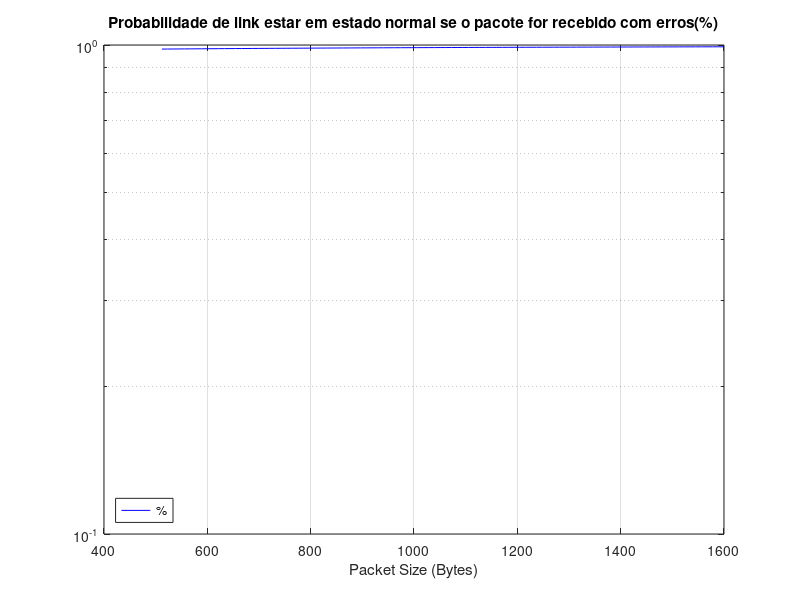
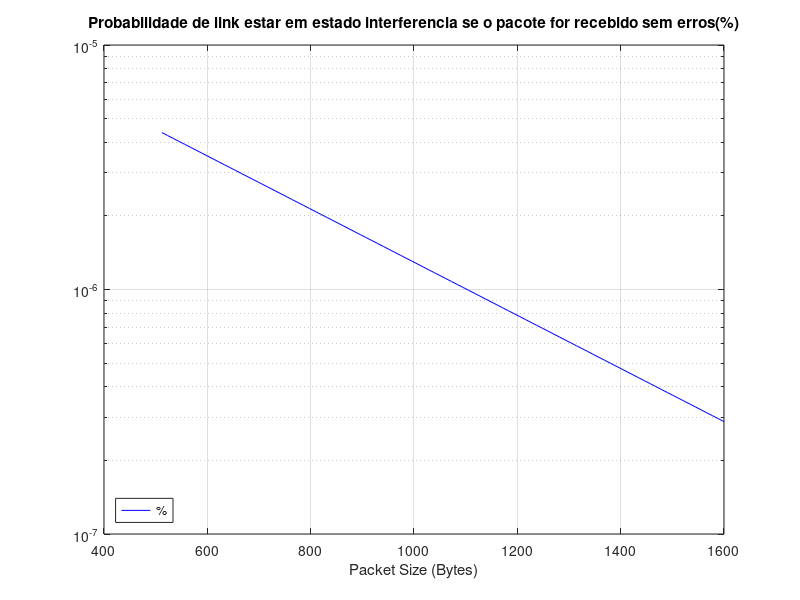

Recreate these plots in MATLAB, in order.
%Task4

%4a
%π0 = 1/(1 + ∑(λ0/υ0))
%πn = π0/(1 + ∑(λ0/υ0))
% Interference >=10^-3 
% Normal < 10^-3

transitions = [8/600,5/200,2/50,1/5];

% calculo da probabilidade limite de processos de nascimento e morte

 tmp = transitions(1);
for i = 2:4
    sum = transitions(i);
    for j = 1:(i-1)
        sum = sum * transitions(j);
    end
    tmp = tmp + sum;
end

res_1 = 1/(1+ tmp);
res_2 = res_1*transitions(1);
res_3 = res_2*transitions(2);
res_4 = res_3*transitions(3);
res_5 = res_4*transitions(4);

X = [res_1 res_2 res_3 res_4 res_5];

prob_normal = X(1) + X(2) + X(3);
prob_interf = X(4) + X(5);

disp(' ');
disp("Ex4.a.");
disp("Probability of the link being in normal state = " + prob_normal);
disp("Probability of the link being in interference state = " + prob_interf);

%4b
disp(' ');
disp("Ex4.b.");
average_normal = ((X(1) * 10^-6) + (X(2) * 10^-5) + (X(3) * 10^-4))/prob_normal; 
average_interf = ((X(4)*10^-3) + (X(5)*10^-2))/prob_interf;
disp("Average ber of the link in normal state = " + average_normal);
disp("Average ber of the link in interference state = " + average_interf);

%4c
% Ver slides 1-7

disp(' ');
disp("Ex4.c.");
disp("Check figure 1.");
% Packet size from 64 bytes to 200 bytes
n = linspace(64, 200) * 8;

%With Errors
i = 0;
ber_normal = [(10^-6), (10^-5), (10^-4)];
ber_interf = [(10^-3), (10^-2)];

prob_errors_in_normal = (1 - (average_normal^i * (1 - average_normal).^(n)));
prob_errors_in_interf = (1 - (average_interf^i * (1 - average_interf).^(n)));

% P(Errors) = P(Errors|N)P(N) + P(Errors|I)P(I)
prob_errors = (prob_errors_in_normal .* prob_normal) + ... 
              (prob_errors_in_interf .* prob_interf);

% P(CondN|Errors) = P(Errors|N)P(N)/P(Errors)
prob_normal_with_errors = (prob_errors_in_normal .* prob_normal)./prob_errors; 

figure(1);
semilogy(n, prob_normal_with_errors, 'b-');
grid on;
title("Probabilidade de link estar em estado normal se o pacote for recebido com erros(%)");
xlabel('Packet Size (Bytes)');
legend('%', 'location', 'southwest');

%4d
disp(' ');
disp("Ex4.d.");
disp("Check figure 2.");
% Packet size from 64 bytes to 200 bytes
n = linspace(64, 200) * 8;

% Without Errors
i = 0;
prob_no_errors_in_interference = (1 * average_interf^i * (1 - average_interf).^(n - i));

% P(NO_E) = 1 - P(E) ?
prob_no_errors = 1 - prob_errors;

% P(CondI|No_Errors) = P(No_Errors|I)P(I)/P(No_Errors)
prob_interf_no_errors = (prob_no_errors_in_interference .* prob_interf)./prob_no_errors;

figure(2);
semilogy(n, prob_interf_no_errors, 'b-');
grid on;
title("Probabilidade de link estar em estado interferencia se o pacote for recebido sem erros(%)");
xlabel('Packet Size (Bytes)');
legend('%', 'location', 'southwest');
